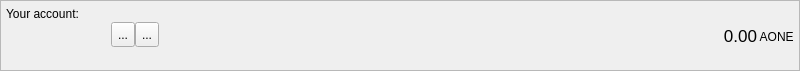
<?xml version="1.0" encoding="UTF-8"?>
<ui version="4.0">
 <class>AccountFrame</class>
 <widget class="QFrame" name="AccountFrame">
  <property name="geometry">
   <rect>
    <x>0</x>
    <y>0</y>
    <width>800</width>
    <height>71</height>
   </rect>
  </property>
  <property name="minimumSize">
   <size>
    <width>0</width>
    <height>70</height>
   </size>
  </property>
  <property name="maximumSize">
   <size>
    <width>16777215</width>
    <height>71</height>
   </size>
  </property>
  <property name="windowTitle">
   <string>Frame</string>
  </property>
  <property name="frameShape">
   <enum>QFrame::StyledPanel</enum>
  </property>
  <property name="frameShadow">
   <enum>QFrame::Plain</enum>
  </property>
  <layout class="QHBoxLayout" name="horizontalLayout_3">
   <property name="spacing">
    <number>0</number>
   </property>
   <property name="leftMargin">
    <number>5</number>
   </property>
   <property name="topMargin">
    <number>0</number>
   </property>
   <property name="rightMargin">
    <number>5</number>
   </property>
   <property name="bottomMargin">
    <number>0</number>
   </property>
   <item>
    <layout class="QVBoxLayout" name="verticalLayout_3">
     <property name="spacing">
      <number>1</number>
     </property>
     <property name="leftMargin">
      <number>0</number>
     </property>
     <property name="rightMargin">
      <number>0</number>
     </property>
     <item>
      <widget class="QLabel" name="label">
       <property name="minimumSize">
        <size>
         <width>0</width>
         <height>20</height>
        </size>
       </property>
       <property name="maximumSize">
        <size>
         <width>16777215</width>
         <height>20</height>
        </size>
       </property>
       <property name="text">
        <string>Your account:</string>
       </property>
       <property name="alignment">
        <set>Qt::AlignBottom|Qt::AlignLeading|Qt::AlignLeft</set>
       </property>
       <property name="margin">
        <number>0</number>
       </property>
       <property name="indent">
        <number>0</number>
       </property>
      </widget>
     </item>
     <item>
      <layout class="QHBoxLayout" name="horizontalLayout">
       <property name="spacing">
        <number>0</number>
       </property>
       <property name="bottomMargin">
        <number>0</number>
       </property>
       <item>
        <widget class="QLabel" name="m_addressLabel">
         <property name="sizePolicy">
          <sizepolicy hsizetype="Minimum" vsizetype="Preferred">
           <horstretch>0</horstretch>
           <verstretch>0</verstretch>
          </sizepolicy>
         </property>
         <property name="minimumSize">
          <size>
           <width>100</width>
           <height>22</height>
          </size>
         </property>
         <property name="maximumSize">
          <size>
           <width>16777215</width>
           <height>22</height>
          </size>
         </property>
         <property name="baseSize">
          <size>
           <width>0</width>
           <height>22</height>
          </size>
         </property>
         <property name="cursor">
          <cursorShape>IBeamCursor</cursorShape>
         </property>
         <property name="toolTip">
          <string>Your receiving address</string>
         </property>
         <property name="whatsThis">
          <string>This is your account address</string>
         </property>
         <property name="text">
          <string/>
         </property>
         <property name="alignment">
          <set>Qt::AlignBottom|Qt::AlignLeading|Qt::AlignLeft</set>
         </property>
         <property name="textInteractionFlags">
          <set>Qt::TextSelectableByKeyboard|Qt::TextSelectableByMouse</set>
         </property>
        </widget>
       </item>
       <item>
        <spacer name="horizontalSpacer_2">
         <property name="orientation">
          <enum>Qt::Horizontal</enum>
         </property>
         <property name="sizeType">
          <enum>QSizePolicy::Fixed</enum>
         </property>
         <property name="sizeHint" stdset="0">
          <size>
           <width>5</width>
           <height>25</height>
          </size>
         </property>
        </spacer>
       </item>
       <item>
        <widget class="QToolButton" name="m_copyButton">
         <property name="minimumSize">
          <size>
           <width>0</width>
           <height>25</height>
          </size>
         </property>
         <property name="toolTip">
          <string>Copy address</string>
         </property>
         <property name="statusTip">
          <string/>
         </property>
         <property name="whatsThis">
          <string/>
         </property>
         <property name="text">
          <string>...</string>
         </property>
         <property name="icon">
          <iconset resource="../../resources.qrc">
           <normaloff>:/icons/copy</normaloff>:/icons/copy</iconset>
         </property>
        </widget>
       </item>
       <item>
        <widget class="QToolButton" name="m_qrButton">
         <property name="minimumSize">
          <size>
           <width>0</width>
           <height>25</height>
          </size>
         </property>
         <property name="toolTip">
          <string>Show QR code</string>
         </property>
         <property name="statusTip">
          <string/>
         </property>
         <property name="text">
          <string>...</string>
         </property>
         <property name="icon">
          <iconset resource="../../resources.qrc">
           <normaloff>:/icons/qrcode</normaloff>:/icons/qrcode</iconset>
         </property>
        </widget>
       </item>
       <item>
        <spacer name="horizontalSpacer">
         <property name="orientation">
          <enum>Qt::Horizontal</enum>
         </property>
         <property name="sizeHint" stdset="0">
          <size>
           <width>0</width>
           <height>25</height>
          </size>
         </property>
        </spacer>
       </item>
       <item>
        <widget class="QLabel" name="totalBalance">
         <property name="sizePolicy">
          <sizepolicy hsizetype="Preferred" vsizetype="Preferred">
           <horstretch>0</horstretch>
           <verstretch>0</verstretch>
          </sizepolicy>
         </property>
         <property name="maximumSize">
          <size>
           <width>16777215</width>
           <height>24</height>
          </size>
         </property>
         <property name="font">
          <font>
           <pointsize>13</pointsize>
           <weight>50</weight>
           <bold>false</bold>
          </font>
         </property>
         <property name="toolTip">
          <string>Total balance</string>
         </property>
         <property name="statusTip">
          <string>Total balance</string>
         </property>
         <property name="text">
          <string>0.00</string>
         </property>
         <property name="alignment">
          <set>Qt::AlignBottom|Qt::AlignRight|Qt::AlignTrailing</set>
         </property>
         <property name="margin">
          <number>0</number>
         </property>
         <property name="textInteractionFlags">
          <set>Qt::TextSelectableByMouse</set>
         </property>
        </widget>
       </item>
       <item>
        <widget class="QLabel" name="label_2">
         <property name="sizePolicy">
          <sizepolicy hsizetype="Preferred" vsizetype="Fixed">
           <horstretch>0</horstretch>
           <verstretch>0</verstretch>
          </sizepolicy>
         </property>
         <property name="minimumSize">
          <size>
           <width>30</width>
           <height>20</height>
          </size>
         </property>
         <property name="maximumSize">
          <size>
           <width>16777215</width>
           <height>20</height>
          </size>
         </property>
         <property name="baseSize">
          <size>
           <width>-1</width>
           <height>20</height>
          </size>
         </property>
         <property name="text">
          <string> AONE</string>
         </property>
         <property name="alignment">
          <set>Qt::AlignBottom|Qt::AlignLeading|Qt::AlignLeft</set>
         </property>
         <property name="margin">
          <number>0</number>
         </property>
        </widget>
       </item>
      </layout>
     </item>
     <item>
      <widget class="QLabel" name="addressStatusLabel">
       <property name="minimumSize">
        <size>
         <width>0</width>
         <height>20</height>
        </size>
       </property>
       <property name="maximumSize">
        <size>
         <width>16777215</width>
         <height>20</height>
        </size>
       </property>
       <property name="text">
        <string/>
       </property>
       <property name="alignment">
        <set>Qt::AlignLeading|Qt::AlignLeft|Qt::AlignTop</set>
       </property>
       <property name="margin">
        <number>0</number>
       </property>
       <property name="indent">
        <number>0</number>
       </property>
      </widget>
     </item>
    </layout>
   </item>
  </layout>
 </widget>
 <resources>
  <include location="../../resources.qrc"/>
 </resources>
 <connections>
  <connection>
   <sender>m_copyButton</sender>
   <signal>clicked()</signal>
   <receiver>AccountFrame</receiver>
   <slot>copyAddress()</slot>
   <hints>
    <hint type="sourcelabel">
     <x>818</x>
     <y>26</y>
    </hint>
    <hint type="destinationlabel">
     <x>422</x>
     <y>295</y>
    </hint>
   </hints>
  </connection>
  <connection>
   <sender>m_qrButton</sender>
   <signal>clicked()</signal>
   <receiver>AccountFrame</receiver>
   <slot>showQR()</slot>
   <hints>
    <hint type="sourcelabel">
     <x>802</x>
     <y>34</y>
    </hint>
    <hint type="destinationlabel">
     <x>494</x>
     <y>35</y>
    </hint>
   </hints>
  </connection>
 </connections>
 <slots>
  <slot>copyAddress()</slot>
 </slots>
</ui>
